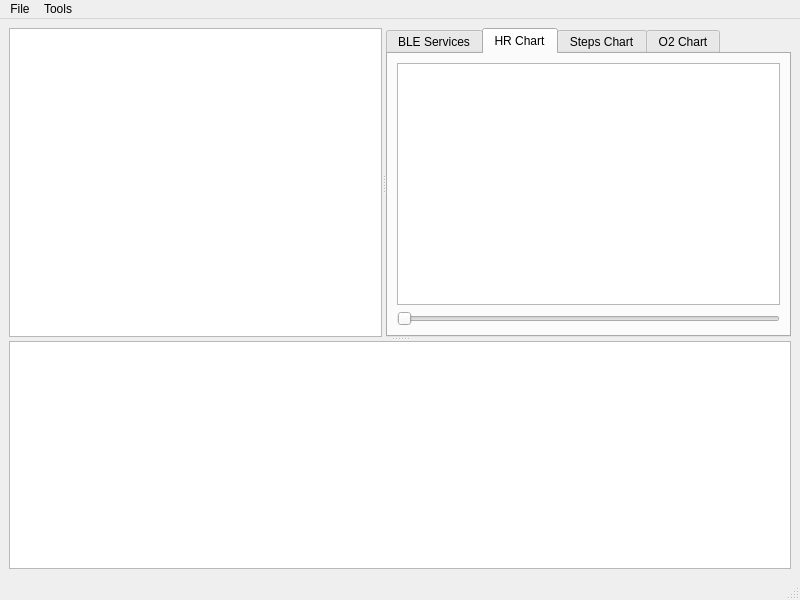
<?xml version="1.0" encoding="UTF-8"?>
<ui version="4.0">
 <class>MainWindow</class>
 <widget class="QMainWindow" name="MainWindow">
  <property name="geometry">
   <rect>
    <x>0</x>
    <y>0</y>
    <width>800</width>
    <height>600</height>
   </rect>
  </property>
  <property name="windowTitle">
   <string>MainWindow</string>
  </property>
  <widget class="QWidget" name="centralwidget">
   <property name="maximumSize">
    <size>
     <width>16777215</width>
     <height>16777215</height>
    </size>
   </property>
   <layout class="QGridLayout" name="gridLayout">
    <item row="0" column="1">
     <widget class="QSplitter" name="splitter_2">
      <property name="maximumSize">
       <size>
        <width>16777215</width>
        <height>16777215</height>
       </size>
      </property>
      <property name="orientation">
       <enum>Qt::Vertical</enum>
      </property>
      <widget class="QSplitter" name="splitter">
       <property name="orientation">
        <enum>Qt::Horizontal</enum>
       </property>
       <widget class="QListWidget" name="deviceListWidget">
        <property name="maximumSize">
         <size>
          <width>16777215</width>
          <height>16777215</height>
         </size>
        </property>
       </widget>
       <widget class="QTabWidget" name="tabWidget">
        <property name="maximumSize">
         <size>
          <width>16777215</width>
          <height>16777215</height>
         </size>
        </property>
        <property name="currentIndex">
         <number>1</number>
        </property>
        <widget class="QWidget" name="BLEServicesTab">
         <attribute name="title">
          <string>BLE Services</string>
         </attribute>
         <layout class="QGridLayout" name="gridLayout_3">
          <item row="0" column="0">
           <widget class="QTreeWidget" name="servicesTreeWidget">
            <property name="enabled">
             <bool>true</bool>
            </property>
            <column>
             <property name="text">
              <string notr="true">1</string>
             </property>
            </column>
           </widget>
          </item>
         </layout>
        </widget>
        <widget class="QWidget" name="HRChartTab">
         <attribute name="title">
          <string>HR Chart</string>
         </attribute>
         <layout class="QGridLayout" name="gridLayout_2">
          <item row="0" column="0">
           <widget class="viewLineChart" name="HRChartGraphicsView"/>
          </item>
          <item row="1" column="0">
           <widget class="QSlider" name="HRChartSlider">
            <property name="orientation">
             <enum>Qt::Horizontal</enum>
            </property>
           </widget>
          </item>
         </layout>
        </widget>
        <widget class="QWidget" name="stepsChartTab">
         <attribute name="title">
          <string>Steps Chart</string>
         </attribute>
         <layout class="QGridLayout" name="gridLayout_5">
          <item row="0" column="0">
           <widget class="viewBarChart" name="stepsChartGraphicsView"/>
          </item>
          <item row="1" column="0">
           <widget class="QSlider" name="stepsChartSlider">
            <property name="orientation">
             <enum>Qt::Horizontal</enum>
            </property>
           </widget>
          </item>
         </layout>
        </widget>
        <widget class="QWidget" name="O2Tab">
         <attribute name="title">
          <string>O2 Chart</string>
         </attribute>
         <layout class="QGridLayout" name="gridLayout_6">
          <item row="0" column="0">
           <widget class="viewLineChart" name="O2ChartGraphicsView"/>
          </item>
          <item row="1" column="0">
           <widget class="QSlider" name="O2ChartSlider">
            <property name="orientation">
             <enum>Qt::Horizontal</enum>
            </property>
           </widget>
          </item>
         </layout>
        </widget>
       </widget>
      </widget>
      <widget class="QPlainTextEdit" name="plainTextEdit">
       <property name="maximumSize">
        <size>
         <width>16777215</width>
         <height>16777215</height>
        </size>
       </property>
       <property name="readOnly">
        <bool>true</bool>
       </property>
      </widget>
     </widget>
    </item>
   </layout>
  </widget>
  <widget class="QMenuBar" name="menubar">
   <property name="geometry">
    <rect>
     <x>0</x>
     <y>0</y>
     <width>800</width>
     <height>22</height>
    </rect>
   </property>
   <widget class="QMenu" name="menuFile">
    <property name="title">
     <string>File</string>
    </property>
    <addaction name="actionAbout"/>
    <addaction name="actionexit"/>
   </widget>
   <widget class="QMenu" name="menuTools">
    <property name="title">
     <string>Tools</string>
    </property>
    <addaction name="actionRescan"/>
   </widget>
   <addaction name="menuFile"/>
   <addaction name="menuTools"/>
  </widget>
  <widget class="QStatusBar" name="statusbar"/>
  <action name="actionexit">
   <property name="text">
    <string>Exit</string>
   </property>
   <property name="shortcut">
    <string>Ctrl+X</string>
   </property>
  </action>
  <action name="actionRescan">
   <property name="text">
    <string>Rescan</string>
   </property>
   <property name="shortcut">
    <string>Ctrl+S</string>
   </property>
  </action>
  <action name="actionAbout">
   <property name="text">
    <string>About</string>
   </property>
   <property name="shortcut">
    <string>Ctrl+A</string>
   </property>
  </action>
 </widget>
 <customwidgets>
  <customwidget>
   <class>viewLineChart</class>
   <extends>QGraphicsView</extends>
   <header>view.h</header>
  </customwidget>
  <customwidget>
   <class>viewBarChart</class>
   <extends>QGraphicsView</extends>
   <header>view.h</header>
  </customwidget>
 </customwidgets>
 <resources/>
 <connections/>
</ui>
